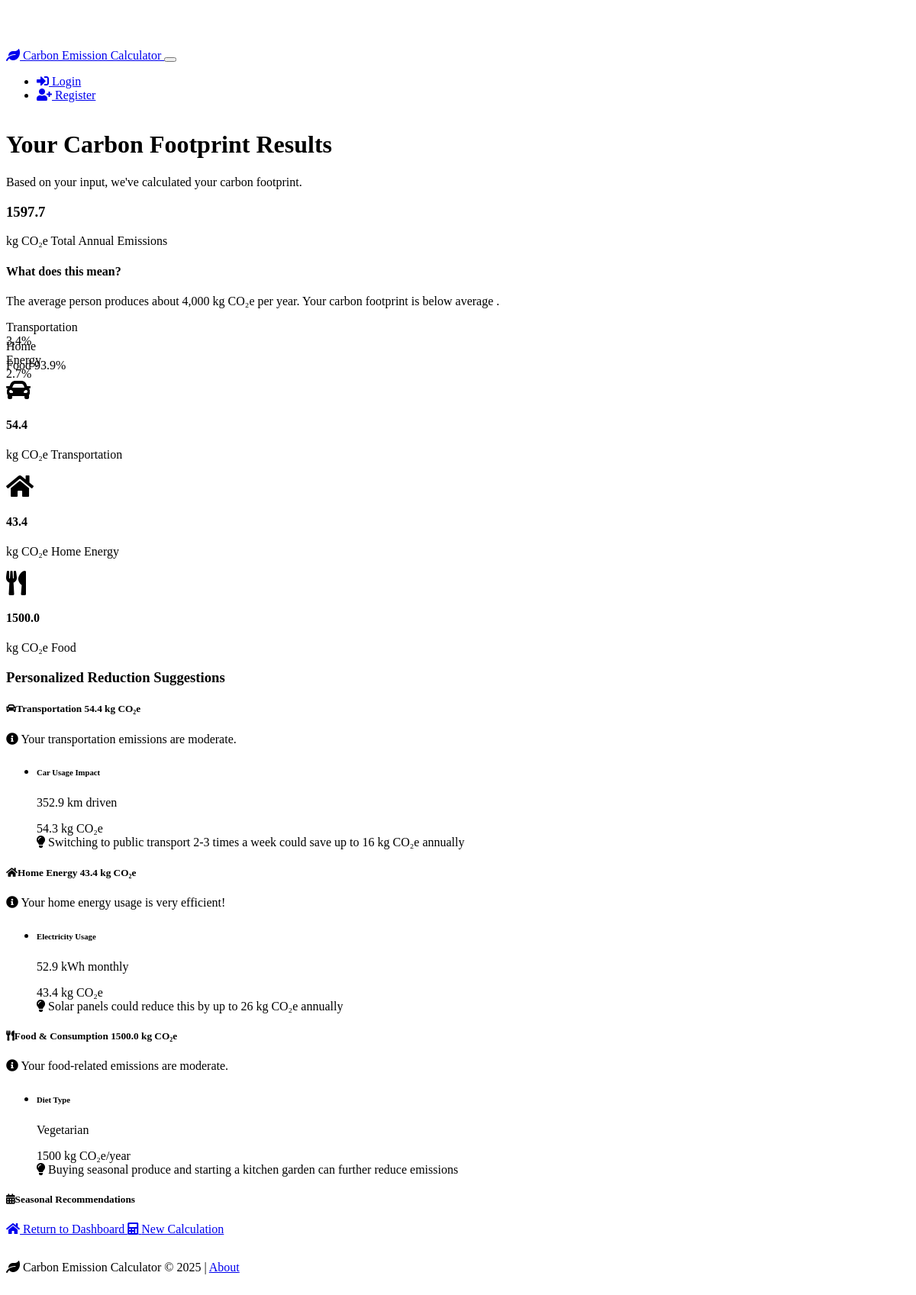
The app's page /footprint/1 with its own data.
### models.py (models this page shows, shortened)
class CarbonFootprint(db.Model):
    id = db.Column(db.Integer, primary_key=True)
    user_id = db.Column(db.Integer, db.ForeignKey('user.id'), nullable=True)
    car_kilometers = db.Column(db.Float, default=0)
    car_efficiency = db.Column(db.Float, default=0)  # km per liter
    two_wheeler_kilometers = db.Column(db.Float, default=0)
    two_wheeler_efficiency = db.Column(db.Float, default=0)  # km per liter
    public_transit_kilometers = db.Column(db.Float, default=0)
    auto_rickshaw_kilometers = db.Column(db.Float, default=0)
    flights_domestic = db.Column(db.Integer, default=0)  # < 2000 km
    flights_international = db.Column(db.Integer, default=0) # > 2000 km
    electricity_kwh = db.Column(db.Float, default=0)
    lpg_cylinders = db.Column(db.Float, default=0)  # Number of cylinders
    diet_type = db.Column(db.String(50), default="vegetarian")  # More common in India
    transportation_footprint = db.Column(db.Float, default=0)
    home_energy_footprint = db.Column(db.Float, default=0)
    food_footprint = db.Column(db.Float, default=0)
    total_footprint = db.Column(db.Float, default=0)
    created_at = db.Column(db.DateTime, default=datetime.utcnow)
    title = db.Column(db.String(100), default="My Carbon Footprint")

### routes.py (the view)
@app.route('/footprint/<int:footprint_id>')
def view_footprint(footprint_id):
    footprint = CarbonFootprint.query.get_or_404(footprint_id)
    if footprint.user_id and (not current_user.is_authenticated or footprint.user_id != current_user.id):
        flash("You don't have permission to view this calculation", "danger")
        return redirect(url_for('index'))
    total = footprint.total_footprint
    if total > 0:
        transport_percent = round((footprint.transportation_footprint / total) * 100)
        home_percent = round((footprint.home_energy_footprint / total) * 100)
        food_percent = round((footprint.food_footprint / total) * 100)
    else:
        transport_percent = home_percent = food_percent = 0
    return render_template(
        'results.html',
        footprint=footprint,
        transport_percent=transport_percent,
        home_percent=home_percent,
        food_percent=food_percent
    )

### templates/results.html (shortened to what this page needs)
{% extends "base.html" %}
{% block content %}
<div class="card border-0 shadow mb-4">
    <div class="card-body">
        <h1 class="card-title">Your Carbon Footprint Results</h1>
        <p class="lead">Based on your input, we've calculated your carbon footprint.</p>
        <div class="row mt-4">
            <div class="col-md-4 mb-3">
                <div class="results-highlight h-100">
                    <div class="text-center">
                        <h3 class="results-text">{{ "%.1f"|format(footprint.total_footprint) }}</h3>
                        <p class="results-subtitle mb-0">kg CO₂e Total Annual Emissions</p>
                    </div>
                </div>
            </div>
            <div class="col-md-8">
                <div class="card h-100">
                    <div class="card-body">
                        <h4>What does this mean?</h4>
                        <p>
                            The average person produces about 4,000 kg CO₂e per year.
                            Your carbon footprint is
                            {% if footprint.total_footprint < 3000 %}
                                <span class="text-success">below average</span>
                            {% elif footprint.total_footprint < 5000 %}
                                <span class="text-warning">about average</span>
                            {% else %}
                                <span class="text-danger">above average</span>
                            {% endif %}.
                        </p>
                        <div class="progress mb-3" style="height: 25px;">
                            <div class="progress-bar bg-info" role="progressbar"
                                 style="width: {{ (footprint.transportation_footprint / footprint.total_footprint * 100)|round|int if footprint.total_footprint > 0 else 0 }}%;"
                                 aria-valuenow="{{ (footprint.transportation_footprint / footprint.total_footprint * 100)|round|int if footprint.total_footprint > 0 else 0 }}"
                                 aria-valuemin="0" aria-valuemax="100">
                                Transportation {{ "%.1f"|format(footprint.transportation_footprint / footprint.total_footprint * 100 if footprint.total_footprint > 0 else 0) }}%
                            </div>
                        </div>
                        <div class="progress mb-3" style="height: 25px;">
                            <div class="progress-bar bg-info" role="progressbar"
                                 style="width: {{ (footprint.home_energy_footprint / footprint.total_footprint * 100)|round|int if footprint.total_footprint > 0 else 0 }}%;"
                                 aria-valuenow="{{ (footprint.home_energy_footprint / footprint.total_footprint * 100)|round|int if footprint.total_footprint > 0 else 0 }}"
                                 aria-valuemin="0" aria-valuemax="100">
                                Home Energy {{ "%.1f"|format(footprint.home_energy_footprint / footprint.total_footprint * 100 if footprint.total_footprint > 0 else 0) }}%
                            </div>
                        </div>
                        <div class="progress mb-3" style="height: 25px;">
                            <div class="progress-bar bg-info" role="progressbar"
                                 style="width: {{ (footprint.food_footprint / footprint.total_footprint * 100)|round|int if footprint.total_footprint > 0 else 0 }}%;"
                                 aria-valuenow="{{ (footprint.food_footprint / footprint.total_footprint * 100)|round|int if footprint.total_footprint > 0 else 0 }}"
                                 aria-valuemin="0" aria-valuemax="100">
                                Food {{ "%.1f"|format(footprint.food_footprint / footprint.total_footprint * 100 if footprint.total_footprint > 0 else 0) }}%
                            </div>
                        </div>
                    </div>
                </div>
            </div>
        </div>
        <div class="row mt-4">
            <div class="col-md-4 mb-3">
                <div class="card border-0 shadow-sm h-100">
                    <div class="card-body text-center">
                        <i class="fas fa-car fa-2x text-info mb-3"></i>
                        <h4 class="fw-bold">{{ "%.1f"|format(footprint.transportation_footprint) }}</h4>
                        <p class="text-muted">kg CO₂e Transportation</p>
                    </div>
                </div>
            </div>
            <div class="col-md-4 mb-3">
                <div class="card border-0 shadow-sm h-100">
                    <div class="card-body text-center">
                        <i class="fas fa-home fa-2x text-info mb-3"></i>
                        <h4 class="fw-bold">{{ "%.1f"|format(footprint.home_energy_footprint) }}</h4>
                        <p class="text-muted">kg CO₂e Home Energy</p>
                    </div>
                </div>
            </div>
            <div class="col-md-4 mb-3">
                <div class="card border-0 shadow-sm h-100">
                    <div class="card-body text-center">
                        <i class="fas fa-utensils fa-2x text-info mb-3"></i>
                        <h4 class="fw-bold">{{ "%.1f"|format(footprint.food_footprint) }}</h4>
                        <p class="text-muted">kg CO₂e Food</p>
                    </div>
                </div>
            </div>
        </div>
        <h3 class="mt-5 mb-3">Personalized Reduction Suggestions</h3>
        <div class="row">
            <div class="col-md-4 mb-3">
                <div class="card border-0 shadow-sm h-100">
                    <div class="card-header bg-info text-white py-3">
                        <h5 class="mb-0">
                            <i class="fas fa-car me-2"></i>Transportation
                            <span class="float-end">{{ "%.1f"|format(footprint.transportation_footprint) }} kg CO₂e</span>
                        </h5>
                    </div>
                    <div class="card-body">
                        <div class="alert alert-info" role="alert">
                            <i class="fas fa-info-circle me-2"></i>
                            {% if footprint.transportation_footprint < 50 %}
                                Your transportation emissions are low! Keep up the good work.
                            {% elif footprint.transportation_footprint < 150 %}
                                Your transportation emissions are moderate.
                            {% else %}
                                Your transportation emissions could be reduced significantly.
                            {% endif %}
                        </div>
                        <ul class="list-group list-group-flush">
                            {% if footprint.car_kilometers > 0 %}
                            <li class="list-group-item">
                                <div class="d-flex justify-content-between align-items-center">
                                    <div>
                                        <h6 class="mb-1">Car Usage Impact</h6>
                                        <p class="mb-0 text-muted small">{{ "%.1f"|format(footprint.car_kilometers) }} km driven</p>
                                    </div>
                                    <span class="badge bg-warning text-dark">{{ "%.1f"|format(footprint.car_kilometers * 2.31 / footprint.car_efficiency) }} kg CO₂e</span>
                                </div>
                                <div class="mt-2">
                                    <i class="fas fa-lightbulb text-warning me-2"></i>
                                    Switching to public transport 2-3 times a week could save up to {{ "%.0f"|format(footprint.car_kilometers * 2.31 / footprint.car_efficiency * 0.3) }} kg CO₂e annually
                                </div>
                            </li>
                            {% endif %}
                        </ul>
                    </div>
                </div>
            </div>
            <div class="col-md-4 mb-3">
                <div class="card border-0 shadow-sm h-100">
                    <div class="card-header bg-info text-white py-3">
                        <h5 class="mb-0">
                            <i class="fas fa-home me-2"></i>Home Energy
                            <span class="float-end">{{ "%.1f"|format(footprint.home_energy_footprint) }} kg CO₂e</span>
                        </h5>
                    </div>
                    <div class="card-body">
                        <div class="alert alert-info" role="alert">
                            <i class="fas fa-info-circle me-2"></i>
                            {% if footprint.home_energy_footprint < 60 %}
                                Your home energy usage is very efficient!
                            {% elif footprint.home_energy_footprint < 120 %}
                                Your home energy usage is moderate.
                            {% else %}
                                Consider implementing energy-saving measures.
                            {% endif %}
                        </div>
                        <ul class="list-group list-group-flush">
                            {% if footprint.electricity_kwh > 0 %}
                            <li class="list-group-item">
                                <div class="d-flex justify-content-between align-items-center">
                                    <div>
                                        <h6 class="mb-1">Electricity Usage</h6>
                                        <p class="mb-0 text-muted small">{{ "%.1f"|format(footprint.electricity_kwh) }} kWh monthly</p>
                                    </div>
                                    <span class="badge bg-warning text-dark">{{ "%.1f"|format(footprint.electricity_kwh * 0.82) }} kg CO₂e</span>
                                </div>
                                <div class="mt-2">
                                    <i class="fas fa-lightbulb text-warning me-2"></i>
                                    Solar panels could reduce this by up to {{ "%.0f"|format(footprint.electricity_kwh * 0.82 * 0.6) }} kg CO₂e annually
                                </div>
                            </li>
                            {% endif %}
                        </ul>
                    </div>
                </div>
            </div>
            <div class="col-md-4 mb-3">
                <div class="card border-0 shadow-sm h-100">
                    <div class="card-header bg-info text-white py-3">
                        <h5 class="mb-0">
                            <i class="fas fa-utensils me-2"></i>Food & Consumption
                            <span class="float-end">{{ "%.1f"|format(footprint.food_footprint) }} kg CO₂e</span>
                        </h5>
                    </div>
                    <div class="card-body">
                        <div class="alert alert-info" role="alert">
                            <i class="fas fa-info-circle me-2"></i>
                            {% if footprint.food_footprint < 1500 %}
                                Your food-related emissions are very sustainable!
                            {% elif footprint.food_footprint < 2500 %}
                                Your food-related emissions are moderate.
                            {% else %}
                                Consider adjusting your diet for lower emissions.
                            {% endif %}
                        </div>
                        <ul class="list-group list-group-flush">
                            <li class="list-group-item">
                                <div class="d-flex justify-content-between align-items-center">
                                    <div>
                                        <h6 class="mb-1">Diet Type</h6>
                                        <p class="mb-0 text-muted small">{{ footprint.diet_type|title }}</p>
                                    </div>
                                    <span class="badge bg-warning text-dark">{{ "%.0f"|format(footprint.food_footprint) }} kg CO₂e/year</span>
                                </div>
                                <div class="mt-2">
                                    <i class="fas fa-lightbulb text-warning me-2"></i>
                                    {% if footprint.diet_type == 'non-vegetarian' %}
                                        Reducing meat consumption to 2-3 times a week could save {{ "%.0f"|format(footprint.food_footprint * 0.3) }} kg CO₂e annually
                                    {% elif footprint.diet_type == 'vegetarian' %}
                                        Buying seasonal produce and starting a kitchen garden can further reduce emissions
                                    {% endif %}
                                </div>
                            </li>
                        </ul>
                    </div>
                </div>
            </div>
        </div>
        <div class="row mt-4">
            <div class="col-12">
                <div class="card border-0 shadow-sm">
                    <div class="card-header bg-info text-white py-3">
                        <h5 class="mb-0"><i class="fas fa-calendar-alt me-2"></i>Seasonal Recommendations</h5>
                    </div>
                </div>
            </div>
        </div>
        <div class="mt-4">
            <a href="{{ url_for('dashboard') }}" class="btn btn-secondary">
                <i class="fas fa-home me-2"></i>
                Return to Dashboard
            </a>
            <a href="{{ url_for('calculator') }}" class="btn btn-info ms-2">
                <i class="fas fa-calculator me-2"></i>
                New Calculation
            </a>
        </div>
    </div>
</div>
{% endblock %}

### records on screen
CarbonFootprint: total_footprint "1597.7", total_footprint+transportation_footprint "3.4", total_footprint+home_energy_footprint "2.7", total_footprint+food_footprint "93.9", transportation_footprint "54.4", home_energy_footprint "43.4", food_footprint "1500.0", car_kilometers "352.9", footprint.car_kilometers*2.31/footprint.car_efficiency "54.3", car_kilometers+car_efficiency "16", electricity_kwh "52.9", footprint.electricity_kwh*0.82 "43.4", footprint.electricity_kwh*0.82*0.6 "26", diet_type "Vegetarian", food_footprint "1500"
